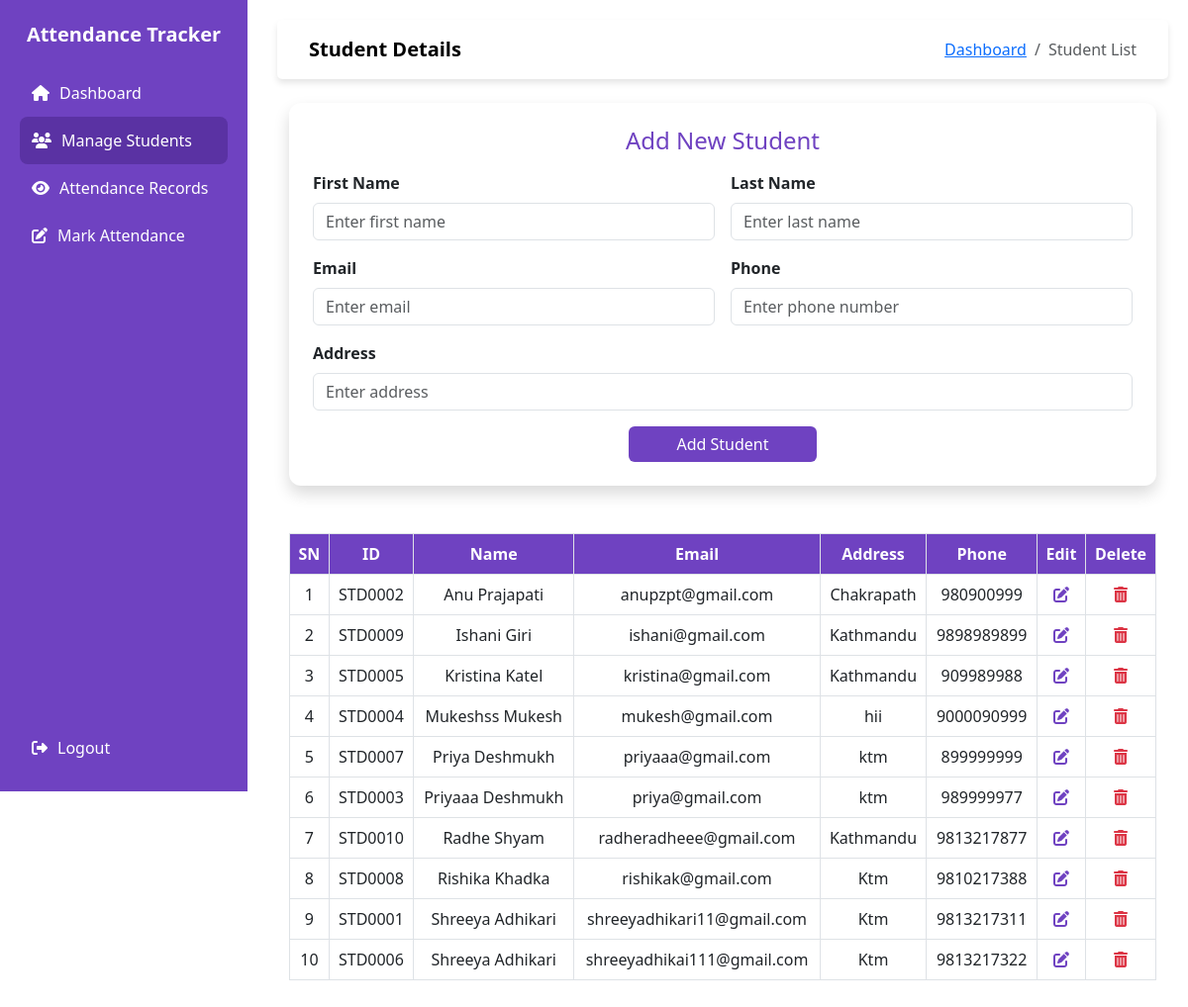
Page /view-student (signed in) on the committed database.
### models.py (models this page shows)
class Student(db.Model):
    id = db.Column(db.Integer, primary_key = True)
    student_id = db.Column(db.String(20), unique=True, nullable=False)  # Custom ID
    first_name = db.Column(db.String(150), nullable=False)
    last_name = db.Column(db.String(150), nullable=False)
    email = db.Column(db.String(100), unique=True, nullable=False)
    address = db.Column(db.Text, nullable=False)
    phone = db.Column(db.String(15), unique=True, nullable=False)

### app.py (the view, shortened to what this page needs)
@app.route('/view-student', methods=["GET", "POST"])
@login_required
def view_student():
    students = Student.query.order_by(Student.first_name.asc()).all()
    return render_template("student/view_student.html", students=students)

### app.py (called while the page is built)
@login_manager.user_loader
def load_admin(admin_id):
    return User.query.get(int(admin_id))

### templates/student/view_student.html (shortened to what this page needs)
{% extends "base.html" %}
{% block nav_title %}Student Details{% endblock %}
{% block content %}
<div class="container mt-4">
    <div class="card p-4 bg-white shadow">
        <h4 class="text-center text-primary mb-3">Add New Student</h4>
        <form method="POST">
            <div class="row g-3">
                <div class="col-md-6">
                    <label class="form-label fw-semibold">First Name</label>
                    <input type="text" name="first_name" class="form-control" required placeholder="Enter first name">
                </div>
                <div class="col-md-6">
                    <label class="form-label fw-semibold">Last Name</label>
                    <input type="text" name="last_name" class="form-control" required placeholder="Enter last name">
                </div>
                <div class="col-md-6">
                    <label class="form-label fw-semibold">Email</label>
                    <input type="email" name="email" class="form-control" required placeholder="Enter email">
                </div>
                <div class="col-md-6">
                    <label class="form-label fw-semibold">Phone</label>
                    <input type="text" name="phone" class="form-control" required placeholder="Enter phone number">
                </div>
                <div class="col-md-12">
                    <label class="form-label fw-semibold">Address</label>
                    <input type="text" name="address" class="form-control" required placeholder="Enter address">
                </div>
                <div class="col-12 d-flex justify-content-center mt-3">
                    <button type="submit" class="btn btn-primary px-5">Add Student</button>
                </div>
            </div>
        </form>
    </div>
    <div class="mt-5">
        <table class="table table-bordered table-hover">
            <thead>
                <tr>
                    <th>SN</th>
                    <th>ID</th>
                    <th>Name</th>
                    <th>Email</th>
                    <th>Address</th>
                    <th>Phone</th>
                    <th>Edit</th>
                    <th>Delete</th>
                </tr>
            </thead>
            <tbody>
                {% for student in students %}
                <tr>
                    <td>{{ loop.index }}</td>
                    <td>{{ student.student_id }}</td>
                    <td>{{ student.first_name }} {{ student.last_name }}</td>
                    <td>{{ student.email }}</td>
                    <td>{{ student.address }}</td>
                    <td>{{ student.phone }}</td>
                    <td>
                        <a  href = "/update/{{student.id}}" class="icon-btn" >
                            <i class="fas fa-edit"></i>
                        </a>
                    </td>
                    <td>
                        <a href = "/delete/{{student.id}}" class="icon-btn text-danger" onclick = "return ConfirmDelete()">
                            <i class="fas fa-trash-alt"></i>
                        </a>
                    </td>
                </tr>
                {% endfor %}
            </tbody>
        </table>
    </div>
</div>
{% endblock %}

### templates/base.html (style rules this page uses)
:root { --primary-color: #6f42c1; --primary-hover: #5a32a3; --sidebar-bg: #6f42c1; --sidebar-text: #ffffff; }
body { display: flex; }

### templates/student/view_student.html (style rules this page uses)
:root { --primary-color: #6f42c1; --primary-hover: #5a32a3; }
.card { border: none; box-shadow: 0px 4px 10px rgba(0, 0, 0, 0.1); border-radius: 12px; background-color: #f8f9fa; }
.btn-primary { background-color: var(--primary-color); border: none; }
.table th { background-color: var(--primary-color); color: white; text-align: center; }
.table td { vertical-align: middle; text-align: center; }
.icon-btn { border: none; background: none; cursor: pointer; color: var(--primary-color); }
.text-primary { color: var(--primary-color) !important; }

### rows in the picture
Student: student_id "STD0002", first_name "Anu", last_name "Prajapati", email "anupzpt@gmail.com", address "Chakrapath", phone "980900999"
Student: student_id "STD0009", first_name "Ishani", last_name "Giri", email "ishani@gmail.com", address "Kathmandu", phone "9898989899"
Student: student_id "STD0005", first_name "Kristina", last_name "Katel", email "kristina@gmail.com", address "Kathmandu", phone "909989988"
Student: student_id "STD0004", first_name "Mukeshss", last_name "Mukesh", email "mukesh@gmail.com", address "hii", phone "9000090999"
Student: student_id "STD0007", first_name "Priya", last_name "Deshmukh", email "priyaaa@gmail.com", address "ktm", phone "899999999"
Student: student_id "STD0003", first_name "Priyaaa", last_name "Deshmukh", email "priya@gmail.com", address "ktm", phone "989999977"
Student: student_id "STD0010", first_name "Radhe", last_name "Shyam", email "radheradheee@gmail.com", address "Kathmandu", phone "9813217877"
Student: student_id "STD0008", first_name "Rishika", last_name "Khadka", email "rishikak@gmail.com", address "Ktm", phone "9810217388"
Student: student_id "STD0001", first_name "Shreeya", last_name "Adhikari", email "shreeyadhikari11@gmail.com", address "Ktm", phone "9813217311"
Student: student_id "STD0006", first_name "Shreeya", last_name "Adhikari", email "shreeyadhikai111@gmail.com", address "Ktm", phone "9813217322"
